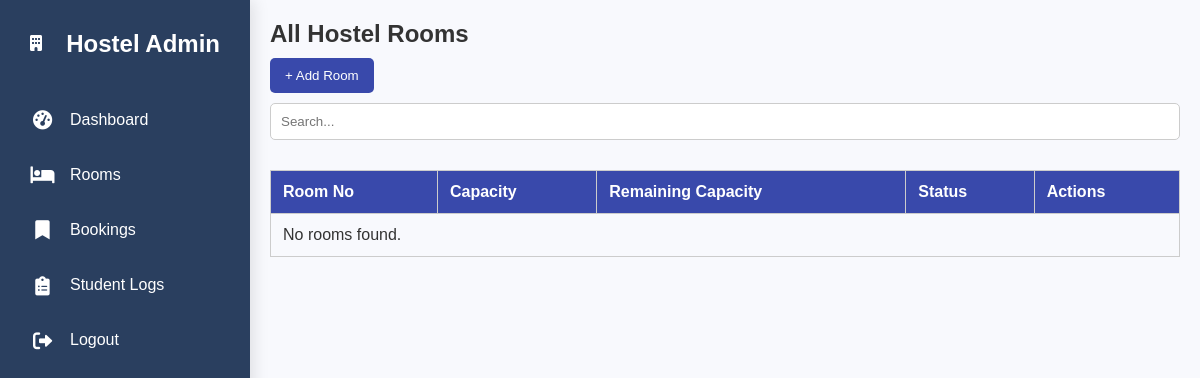
The app's page /admin/rooms/view_room.php (signed in), older data.
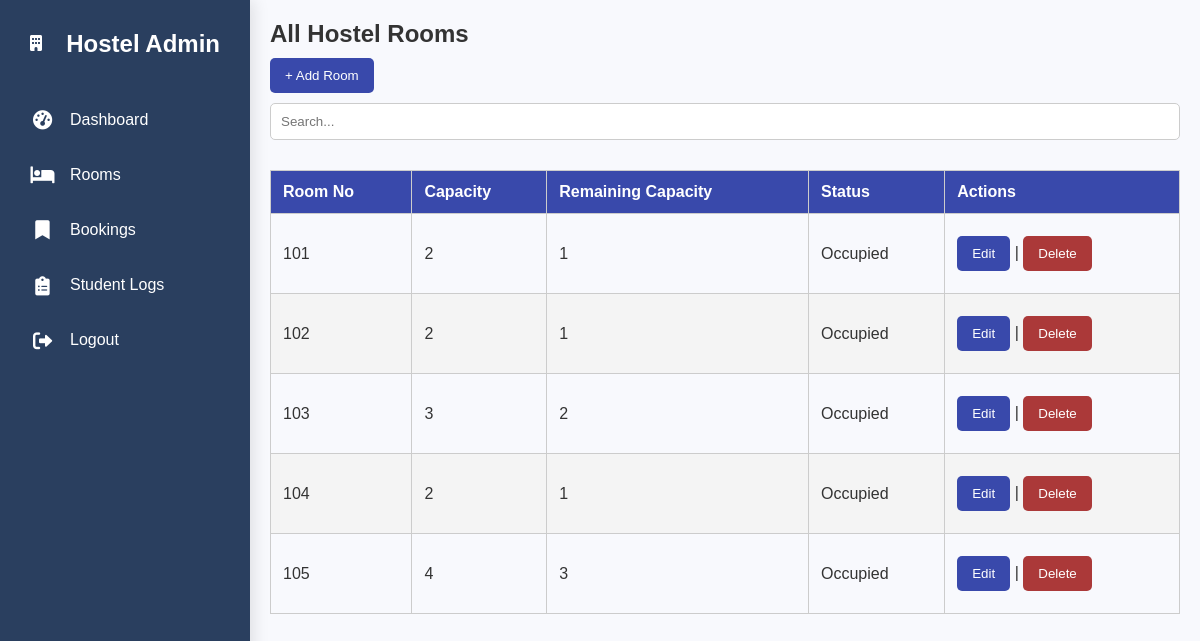
The same page, newer data.
### tables this page shows
CREATE TABLE `hostelrooms` (
  `room_id` int(11) NOT NULL,
  `room_no` varchar(20) DEFAULT NULL,
  `capacity` int(11) DEFAULT NULL,
  `status` enum('available','booked','maintenance') DEFAULT 'available',
  `hostel_id` int(11) DEFAULT NULL
);

### admin/rooms/view_room.php (the view, shortened to what this page needs)
<?php
include('../../includes/db_connect.php');
?>
<!DOCTYPE html>
<html lang="en">
<head>
    <link href="https://cdnjs.cloudflare.com/ajax/libs/font-awesome/6.0.0-beta3/css/all.min.css" rel="stylesheet">
    <link rel="stylesheet" href="/hostelManagment/assets/css/styleAdmin.css">
    <link rel="stylesheet" href="/hostelManagment/assets/css/sidebar.css">
</head>
<body>
    <?php include('../includes/sidebar.php'); ?>
    <div class="dashboard-container">
        <main class="main-content">
            <h2>All Hostel Rooms</h2>
            <button onclick="openModal()" class="btn-add">+ Add Room</button>
            <input type="text" id="searchInput" placeholder="Search..." onkeyup="searchTable()">
            <div class="table-container">
                <table id="roomTable">
                    <thead>
                        <tr>
                            <th class="sortable">Room No</th>
                            <th class="sortable">Capacity</th>
                            <th>Remaining Capacity</th>
                            <th class="sortable">Status</th>
                            <th>Actions</th>
                        </tr>
                    </thead>
                    <tbody>
                        <?php
                        $sql = "SELECT
        r.room_id,
        r.room_no,
        r.capacity,
        COUNT(s.student_id) AS occupied_count,
        (r.capacity - COUNT(s.student_id)) AS remaining_capacity,
        IF(COUNT(s.student_id) > 0, 'Occupied', 'Available') AS status
    FROM HostelRooms r
    LEFT JOIN Student s ON r.room_id = s.room_id
    GROUP BY r.room_id";
                        $result = $conn->query($sql);
                        if ($result->num_rows > 0) {
                            while ($row = $result->fetch_assoc()) {
                                echo "<tr>
                                        <td>" . htmlspecialchars($row['room_no']) . "</td>
                                        <td>" . htmlspecialchars($row['capacity']) . "</td>
                                        <td>" . htmlspecialchars($row['remaining_capacity']) . "</td>
                                        <td>" . htmlspecialchars($row['status']) . "</td>
                                        <td>
                                            <button class=\"btn-edt\" onclick=\"openEditModal('{$row['room_id']}', '{$row['room_no']}', '{$row['capacity']}', '{$row['status']}')\">Edit</button> |
                                            <button class=\"btn-dlt\" onclick=\"openDeleteModal('{$row['room_id']}')\">Delete</button>
                                        </td>
                                    </tr>";
                            }
                        } else {
                            echo "<tr><td colspan='5'>No rooms found.</td></tr>";
                        }
                        ?>
                    </tbody>
                </table>
            </div>
        </main>
    </div>
</body>
</html>

### admin/includes/sidebar.php (shortened to what this page needs)
<div class="sidebar" id="sidebar">
  <div class="sidebar-header">
    <div class="sidebar-icon">
      <i class="fas fa-building" style="color: white;"></i>
    </div>
    <h3>Hostel Admin</h3>
  </div>
  <ul class="sidebar-menu">
    <li>
      <a href="/hostelManagment/admin/index.php">
        <i class="fas fa-tachometer-alt"></i>
        <span>Dashboard</span>
      </a>
    </li>
    <li>
      <a href="/hostelManagment/admin/rooms/view_room.php">
        <i class="fas fa-bed"></i>
        <span>Rooms</span>
      </a>
    </li>
    <li>
      <a href="/hostelManagment/admin/rooms/view_booking.php">
        <i class="fas fa-bookmark"></i>
        <span>Bookings</span>
      </a>
    </li>
    <li>
      <a href="/hostelManagment/admin/student_logs/logs.php">
        <i class="fas fa-clipboard-list"></i>
        <span>Student Logs</span>
      </a>
    </li>
    <li>
      <a href="/hostelManagment/Auth/logout.php">
        <i class="fas fa-sign-out-alt"></i>
        <span>Logout</span>
      </a>
    </li>
  </ul>
</div>

### assets/css/styleAdmin.css (style rules this page uses)
:root { --primary-color: #4a90e2; --secondary-color: #2a3f5f; --text-color: #ffffff; --hover-color: #dfe6ed; --bg-light: #f8f9fd; --card-bg: #ffffff; --transition-speed: 0.3s; }
* { margin: 0; padding: 0; box-sizing: border-box; }
body { font-family: 'Poppins', sans-serif; background: var(--bg-light); color: #333; }
.dashboard-container { display: flex; }
.main-content { flex-grow: 1; padding: 20px; margin-left: 250px; transition: margin-left var(--transition-speed) ease; }

### assets/css/sidebar.css (style rules this page uses)
.sidebar { position: fixed; width: 250px; height: 100vh; background: var(--secondary-color); padding: 30px 15px; transition: width var(--transition-speed) ease; overflow-x: hidden; box-shadow: 4px 0 15px rgba(0, 0, 0, 0.1); z-index: 1000; }
.sidebar-header { display: flex; align-items: center; justify-content: space-between; margin-bottom: 40px; padding: 0 15px; }
.sidebar-header h3 { color: var(--text-color); font-size: 1.5rem; font-weight: 700; margin-left: 10px; }
.sidebar-menu { list-style: none; }
.sidebar-menu li { margin-bottom: 12px; }
.sidebar-menu a { display: flex; align-items: center; color: var(--text-color); text-decoration: none; padding: 12px 15px; border-radius: 8px; transition: all var(--transition-speed) ease; position: relative; }
.sidebar-menu a i { margin-right: 15px; font-size: 1.2rem; min-width: 25px; text-align: center; }

### admin/rooms/view_room.php (style rules this page uses)
.table-container { width: 100%; overflow-x: auto; }
table { width: 100%; border-collapse: collapse; margin-top: 20px; min-width: 600px; }
th, td { padding: 12px; border: 1px solid #ccc; text-align: left; }
th { background-color: #3949ab; color: white; }
tr:nth-child(even) { background-color: #f4f4f4; }
.btn-add { background-color: #3949ab; color: white; padding: 10px 15px; border: none; margin: 10px 0; border-radius: 5px; cursor: pointer; }
.btn-edt { background-color: #3949ab; color: white; padding: 10px 15px; border: none; margin: 10px 0; border-radius: 5px; cursor: pointer; }
.btn-dlt { background-color: rgb(171, 57, 57); color: white; padding: 10px 15px; border: none; margin: 10px 0; border-radius: 5px; cursor: pointer; }
#searchInput { width: 100%; padding: 10px; margin-bottom: 10px; border: 1px solid #ccc; border-radius: 5px; }

Row changes from the older to the newer data that the page shows:
added hostelrooms: room_no "101", capacity "2", remaining_capacity "1", status "Occupied"
added hostelrooms: room_no "102", capacity "2", remaining_capacity "1", status "Occupied"
added hostelrooms: room_no "103", capacity "3", remaining_capacity "2", status "Occupied"
added hostelrooms: room_no "104", capacity "2", remaining_capacity "1", status "Occupied"
added hostelrooms: room_no "105", capacity "4", remaining_capacity "3", status "Occupied"
Text that changed along with them:
text no longer shown: "No rooms found."
